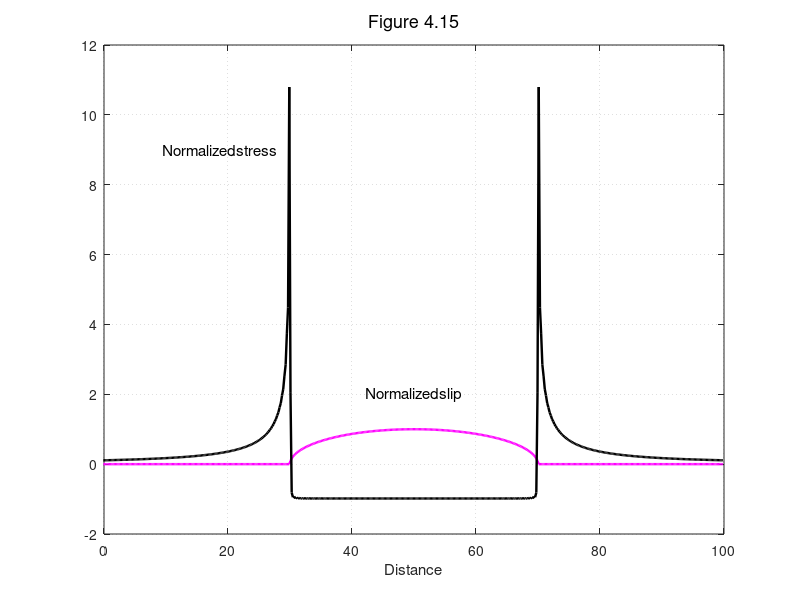

Write the MATLAB code that produced this figure.
% Earthquake and Volcano Deformation, Paul Segall (2010)
% Chapter 4, pg 111 - 113
% Recreation of Figure 4.15
%
% This would not have been possible without the help of Dr. Paul Segall,
% who took the time to email me a script to produce the correct solution.
% Thank you very much for your time Dr. Segall.

clear; clf; close all
N = 2^10;
lambda = 200;
sd = 1e-4; % stress drop
a = 20; % crack half-length
x0 = 50; % crack center
G = 1; % shear modulus

x = linspace(-lambda/2, lambda/2, N+1);
x = x(1:end-1);

u = 2*sd*sqrt(a^2 - (x - x0).^2);
u = real(u); % slip

n = -0.5*N:(0.5*N-1);
STIFF = -pi*G*abs(n)/lambda; % stiffness in the transform domain

U = fft(u,N);
Uhat = fftshift(U); % shifting to align with STIFF

Shat = STIFF.*Uhat; % convolution of stiffness and slip
S = ifftshift(Shat); % unshifting to align with x
s = ifft(S);

figure(1)
plot(x,u/(2*sd*a),"m-","LineWidth",1.75)
hold on
plot(x,s/sd,"k-","LineWidth",1.75)
text(50,2,["Normalized","slip"],"HorizontalAlignment","center",...
    "FontSize",11)
text(28,9,["Normalized","stress"],"HorizontalAlignment","right",...
    "FontSize",11)
hold off
box on
grid on
set(gca,"GridLineStyle",":")
xlim([0,100])
ylim([-2,12])
xlabel("Distance","FontSize",11)
title("Figure 4.15","FontSize",13,"FontWeight","normal")

